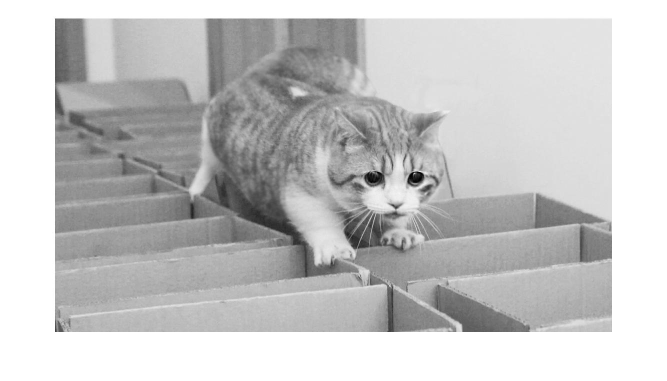
%> input picture PJ2/test_2.jpg, 1334 x 762 px (shown at 1/2 size)
$ octave test_3.m   (GNU Octave 9; MATLAB toolbox functions it lacks are replaced by stand-ins)
%> lines starting %> are read from the running program, lines starting %| are printed output that depends on the picture
%读取图片
I=imread('test_2.jpg');
%> I is the input picture: size 762x1334x3 uint8; min 0, max 255, mean 197.5
%灰度拉伸
J=imadjust(I,[0.2,0.6],[0,1]);
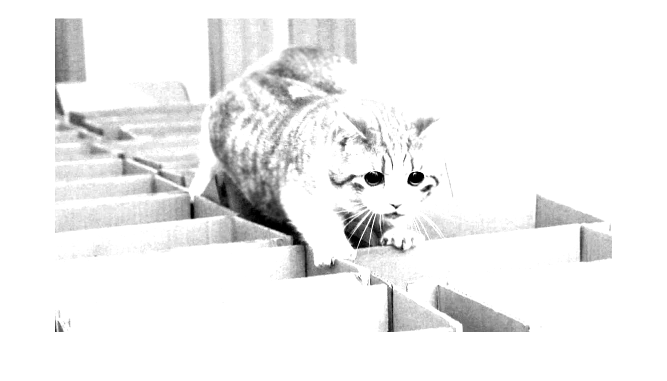
%> J: size 762x1334x3 uint8 (shown at 1/2 size); min 0, max 255, mean 240.1
%直方图均衡化
K=histeq(I);
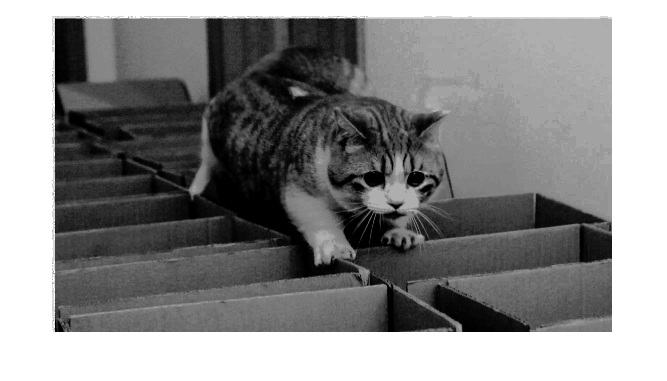
%> K: size 762x1334x3 uint8 (shown at 1/2 size); min 0, max 255, mean 138.6
%画出增强前后对比图
figure;
subplot(1,3,1),imshow(I),xlabel('原图');
subplot(1,3,2),imshow(J),xlabel('灰度拉伸');
subplot(1,3,3),imshow(K),xlabel('直方图均衡化');
%> after `xlabel('直方图均衡化')`:
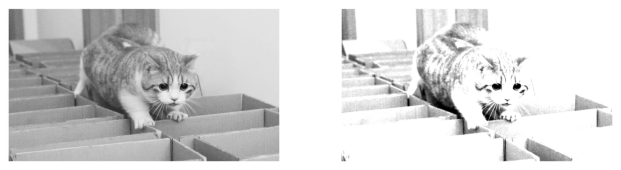
%> figure redrawn from the program's plot data, 3 panels
%画出灰度值分布图
figure;
subplot(3,1,1),imhist(I),title('原图');
axis([0,250,0,25000]);
subplot(3,1,2),imhist(J),title('灰度拉伸');
axis([0,250,0,25000]);
subplot(3,1,3),imhist(K),title('直方图均衡化');
axis([0,250,0,25000]);
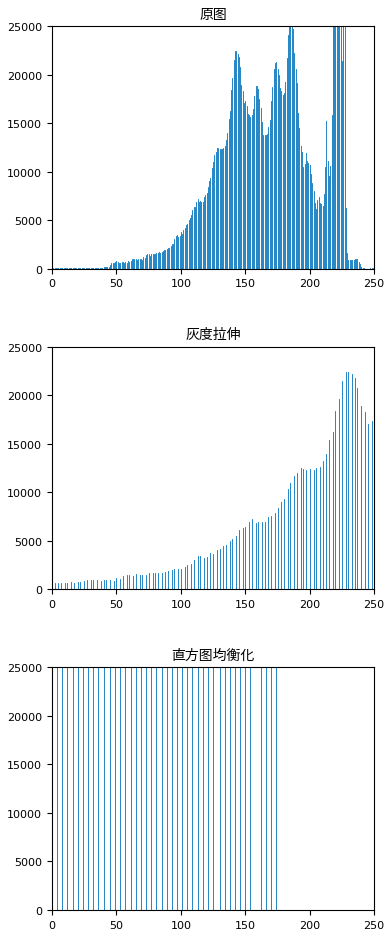
%> figure redrawn from the program's plot data, 3 panels; panel 1: highest point at x = 255, y = 944034, above the top of the axes
